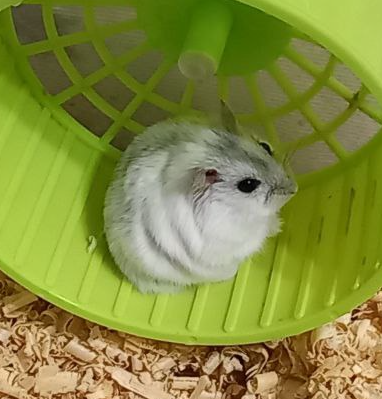
#> input picture lab3/images/1.png, 382 x 399 px
$ python t3_filter.py
#> lines starting #> are read from the running program, lines starting #| are printed output that depends on the picture
### lab3/t1_gauss.py
import numpy as np

def gaussian_kernel(size, sigma):
    ax = np.linspace(-(size - 1) / 2., (size - 1) / 2., size)
    gauss = np.exp(-0.5 * np.square(ax) / np.square(sigma))
    kernel = np.outer(gauss, gauss) # вычисляет декартово произведение двух векторов
    return kernel

# [6 lines that do not run on import are left out]

### lab3/t2_gauss_normalised.py
import numpy as np
from t1_gauss import gaussian_kernel

def normalize_kernel(kernel):
    return kernel / np.sum(kernel)

# [7 lines that do not run on import are left out]

### lab3/t3_filter.py
import cv2
import numpy as np
from t2_gauss_normalised import gaussian_kernel, normalize_kernel


def manual_convolution(image, kernel):
    image_height, image_width = image.shape
    kernel_size = kernel.shape[0]
    pad = kernel_size // 2

    # Добавляем отступы того же цвета, что и крайние пиксели, для того, чтобы обработать края изображения
    padded_image = np.pad(image, pad, mode='edge')
    output_image = np.zeros_like(image)

    for i in range(image_height):
        for j in range(image_width):
            # Извлекаем участок изображения, соответствующий размеру ядра
            region = padded_image[i:i + kernel_size, j:j + kernel_size]
            # Применяем свёртку: умножаем ядро на соответствующий участок изображения и суммируем
            output_image[i, j] = np.sum(region * kernel)

    return output_image


def apply_gaussian_filter_manual(image, kernel_size, sigma):
    kernel = gaussian_kernel(kernel_size, sigma)
    kernel = normalize_kernel(kernel)
    return manual_convolution(image, kernel)


if __name__ == "__main__":
    img = cv2.imread('images/1.png', cv2.IMREAD_GRAYSCALE)
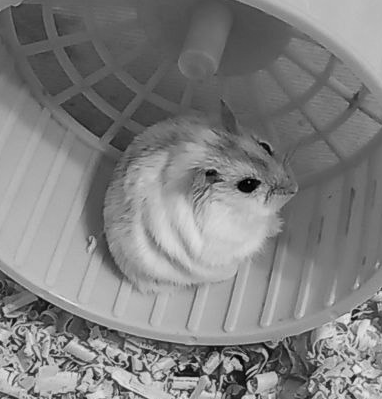
#> img: shape (399, 382); min 0, max 235, mean 127.9
    for m in [3, 5, 7]:
        for s in [1.0, 5.0]:
            filtered_img = apply_gaussian_filter_manual(img, m, s)
            cv2.imwrite(f'out_manual_m{m}_s{s}.png', filtered_img)
#> this loop made 3 passes
#> pass 1, in manual_convolution, `padded_image = np.pad(image, pad, mode='edge')`:
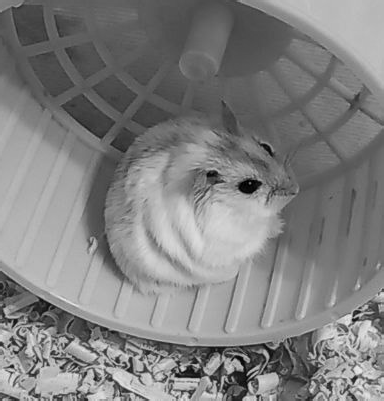
#> padded_image: shape (401, 384); min 0, max 235, mean 128
#> pass 2, in manual_convolution (call 3), `padded_image = np.pad(image, pad, mode='edge')`:
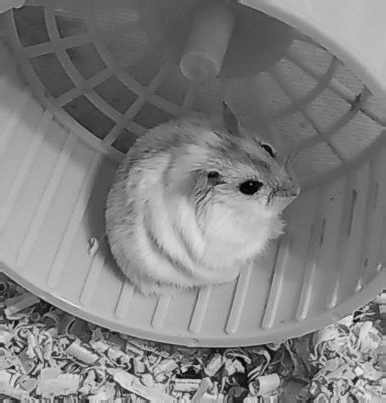
#> padded_image: shape (403, 386); min 0, max 235, mean 128.1
